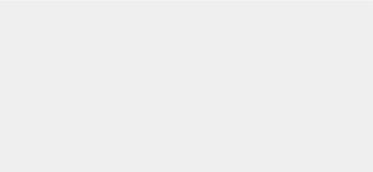
<?xml version="1.0" encoding="UTF-8"?>
<ui version="4.0">
 <class>StatisticsPanel</class>
 <widget class="QWidget" name="StatisticsPanel">
  <property name="geometry">
   <rect>
    <x>0</x>
    <y>0</y>
    <width>373</width>
    <height>172</height>
   </rect>
  </property>
  <property name="windowTitle">
   <string>Form</string>
  </property>
  <layout class="QGridLayout" name="gridLayout">
   <property name="leftMargin">
    <number>0</number>
   </property>
   <property name="topMargin">
    <number>0</number>
   </property>
   <property name="rightMargin">
    <number>0</number>
   </property>
   <property name="bottomMargin">
    <number>0</number>
   </property>
   <property name="spacing">
    <number>0</number>
   </property>
   <item row="2" column="0" colspan="3">
    <widget class="adiscope::OscCustomScrollArea" name="scrollArea">
     <property name="sizePolicy">
      <sizepolicy hsizetype="Preferred" vsizetype="Preferred">
       <horstretch>0</horstretch>
       <verstretch>0</verstretch>
      </sizepolicy>
     </property>
     <property name="minimumSize">
      <size>
       <width>0</width>
       <height>0</height>
      </size>
     </property>
     <property name="styleSheet">
      <string notr="true">QScrollBar::add-page:horizontal, QScrollBar::sub-page:horizontal {
    background: none;
}

QScrollBar::add-line:horizontal, QScrollBar::sub-line:horizontal {
  border: none;
  background: none;
}
</string>
     </property>
     <property name="frameShape">
      <enum>QFrame::NoFrame</enum>
     </property>
     <property name="lineWidth">
      <number>0</number>
     </property>
     <property name="verticalScrollBarPolicy">
      <enum>Qt::ScrollBarAlwaysOff</enum>
     </property>
     <property name="sizeAdjustPolicy">
      <enum>QAbstractScrollArea::AdjustToContents</enum>
     </property>
     <property name="widgetResizable">
      <bool>true</bool>
     </property>
     <widget class="QWidget" name="scrollAreaWidgetContents">
      <property name="geometry">
       <rect>
        <x>0</x>
        <y>0</y>
        <width>373</width>
        <height>159</height>
       </rect>
      </property>
      <property name="sizePolicy">
       <sizepolicy hsizetype="Preferred" vsizetype="Preferred">
        <horstretch>0</horstretch>
        <verstretch>0</verstretch>
       </sizepolicy>
      </property>
      <layout class="QGridLayout" name="gridLayout_2">
       <property name="leftMargin">
        <number>0</number>
       </property>
       <property name="topMargin">
        <number>0</number>
       </property>
       <property name="rightMargin">
        <number>0</number>
       </property>
       <property name="bottomMargin">
        <number>0</number>
       </property>
       <item row="1" column="2">
        <spacer name="horizontalSpacer_right">
         <property name="orientation">
          <enum>Qt::Horizontal</enum>
         </property>
         <property name="sizeType">
          <enum>QSizePolicy::Expanding</enum>
         </property>
         <property name="sizeHint" stdset="0">
          <size>
           <width>0</width>
           <height>10</height>
          </size>
         </property>
        </spacer>
       </item>
       <item row="0" column="0" rowspan="2" colspan="2">
        <widget class="QWidget" name="statistics" native="true"/>
       </item>
       <item row="2" column="1">
        <spacer name="verticalSpacer">
         <property name="orientation">
          <enum>Qt::Vertical</enum>
         </property>
         <property name="sizeType">
          <enum>QSizePolicy::Fixed</enum>
         </property>
         <property name="sizeHint" stdset="0">
          <size>
           <width>10</width>
           <height>25</height>
          </size>
         </property>
        </spacer>
       </item>
      </layout>
     </widget>
    </widget>
   </item>
   <item row="0" column="0" colspan="3">
    <widget class="Line" name="lineTop">
     <property name="maximumSize">
      <size>
       <width>16777215</width>
       <height>1</height>
      </size>
     </property>
     <property name="styleSheet">
      <string notr="true">border: 1px solid rgba(255, 255, 255, 33);</string>
     </property>
     <property name="orientation">
      <enum>Qt::Horizontal</enum>
     </property>
    </widget>
   </item>
   <item row="3" column="0">
    <spacer name="verticalSpacer_bottom">
     <property name="orientation">
      <enum>Qt::Vertical</enum>
     </property>
     <property name="sizeType">
      <enum>QSizePolicy::Fixed</enum>
     </property>
     <property name="sizeHint" stdset="0">
      <size>
       <width>0</width>
       <height>10</height>
      </size>
     </property>
    </spacer>
   </item>
   <item row="1" column="0">
    <spacer name="verticalSpacer_top">
     <property name="orientation">
      <enum>Qt::Vertical</enum>
     </property>
     <property name="sizeType">
      <enum>QSizePolicy::Fixed</enum>
     </property>
     <property name="sizeHint" stdset="0">
      <size>
       <width>0</width>
       <height>2</height>
      </size>
     </property>
    </spacer>
   </item>
  </layout>
 </widget>
 <customwidgets>
  <customwidget>
   <class>adiscope::OscCustomScrollArea</class>
   <extends>QScrollArea</extends>
   <header>osc_custom_scroll.h</header>
   <container>1</container>
  </customwidget>
 </customwidgets>
 <resources/>
 <connections/>
</ui>
